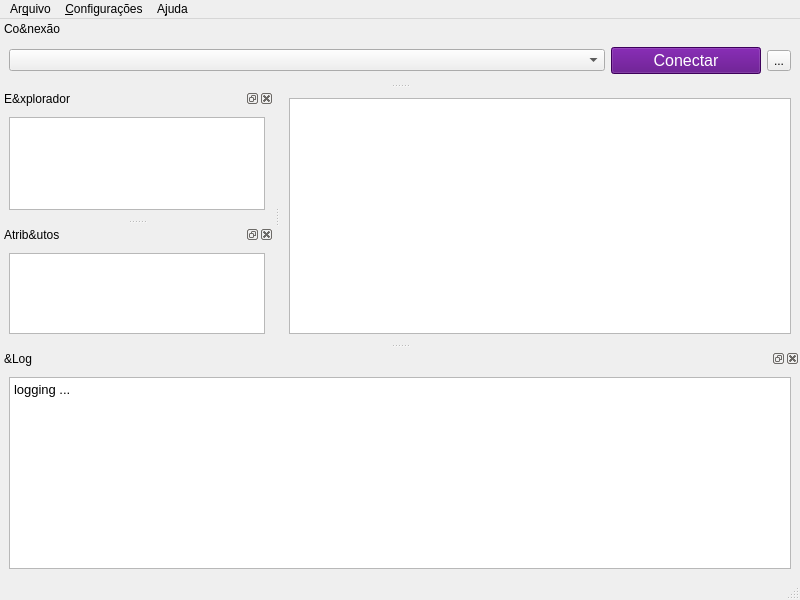
<?xml version="1.0" encoding="UTF-8"?>
<ui version="4.0">
 <class>MainWindow</class>
 <widget class="QMainWindow" name="MainWindow">
  <property name="geometry">
   <rect>
    <x>0</x>
    <y>0</y>
    <width>800</width>
    <height>600</height>
   </rect>
  </property>
  <property name="windowTitle">
   <string>MainWindow</string>
  </property>
  <widget class="QWidget" name="centralwidget">
   <layout class="QGridLayout" name="gridLayout">
    <item row="0" column="0">
     <widget class="QTableWidget" name="tableWidget"/>
    </item>
   </layout>
  </widget>
  <widget class="QMenuBar" name="menubar">
   <property name="geometry">
    <rect>
     <x>0</x>
     <y>0</y>
     <width>801</width>
     <height>30</height>
    </rect>
   </property>
   <widget class="QMenu" name="menuArquivo">
    <property name="title">
     <string>Ar&amp;quivo</string>
    </property>
    <addaction name="actionConsulta"/>
   </widget>
   <widget class="QMenu" name="menuConfigura_es">
    <property name="title">
     <string>&amp;Configurações</string>
    </property>
    <widget class="QMenu" name="menuDocks">
     <property name="title">
      <string>&amp;Docks</string>
     </property>
     <addaction name="actionExplorador"/>
     <addaction name="actionAtributos"/>
     <addaction name="actionLog"/>
    </widget>
    <addaction name="menuDocks"/>
    <addaction name="separator"/>
    <addaction name="actionBanco_de_Dados"/>
    <addaction name="actionPreferencias"/>
   </widget>
   <widget class="QMenu" name="menuAjuda">
    <property name="title">
     <string>A&amp;juda</string>
    </property>
    <addaction name="actionSobre"/>
   </widget>
   <addaction name="menuArquivo"/>
   <addaction name="menuConfigura_es"/>
   <addaction name="menuAjuda"/>
  </widget>
  <widget class="QStatusBar" name="statusbar"/>
  <widget class="QDockWidget" name="loggerDock">
   <property name="minimumSize">
    <size>
     <width>100</width>
     <height>0</height>
    </size>
   </property>
   <property name="windowTitle">
    <string>&amp;Log</string>
   </property>
   <attribute name="dockWidgetArea">
    <number>8</number>
   </attribute>
   <widget class="QWidget" name="dockWidgetContents">
    <layout class="QGridLayout" name="gridLayout_2">
     <item row="0" column="0">
      <widget class="QTextEdit" name="textEdit">
       <property name="minimumSize">
        <size>
         <width>0</width>
         <height>30</height>
        </size>
       </property>
       <property name="undoRedoEnabled">
        <bool>false</bool>
       </property>
       <property name="readOnly">
        <bool>true</bool>
       </property>
       <property name="html">
        <string>&lt;!DOCTYPE HTML PUBLIC &quot;-//W3C//DTD HTML 4.0//EN&quot; &quot;http://www.w3.org/TR/REC-html40/strict.dtd&quot;&gt;
&lt;html&gt;&lt;head&gt;&lt;meta name=&quot;qrichtext&quot; content=&quot;1&quot; /&gt;&lt;style type=&quot;text/css&quot;&gt;
p, li { white-space: pre-wrap; }
&lt;/style&gt;&lt;/head&gt;&lt;body style=&quot; font-family:'Roboto'; font-size:10pt; font-weight:400; font-style:normal;&quot;&gt;
&lt;p style=&quot; margin-top:0px; margin-bottom:0px; margin-left:0px; margin-right:0px; -qt-block-indent:0; text-indent:0px;&quot;&gt;logging ...&lt;/p&gt;&lt;/body&gt;&lt;/html&gt;</string>
       </property>
      </widget>
     </item>
    </layout>
   </widget>
  </widget>
  <widget class="QDockWidget" name="explorerDock">
   <property name="minimumSize">
    <size>
     <width>100</width>
     <height>130</height>
    </size>
   </property>
   <property name="windowTitle">
    <string>E&amp;xplorador</string>
   </property>
   <attribute name="dockWidgetArea">
    <number>1</number>
   </attribute>
   <widget class="QWidget" name="dockWidgetContents_2">
    <layout class="QGridLayout" name="gridLayout_3">
     <item row="0" column="0">
      <widget class="QTreeView" name="treeView"/>
     </item>
    </layout>
   </widget>
  </widget>
  <widget class="QDockWidget" name="connectionDock">
   <property name="sizePolicy">
    <sizepolicy hsizetype="Preferred" vsizetype="Minimum">
     <horstretch>0</horstretch>
     <verstretch>0</verstretch>
    </sizepolicy>
   </property>
   <property name="features">
    <set>QDockWidget::DockWidgetMovable</set>
   </property>
   <property name="allowedAreas">
    <set>Qt::BottomDockWidgetArea|Qt::TopDockWidgetArea</set>
   </property>
   <property name="windowTitle">
    <string>Co&amp;nexão</string>
   </property>
   <attribute name="dockWidgetArea">
    <number>4</number>
   </attribute>
   <widget class="QWidget" name="dockWidgetContents_3">
    <layout class="QHBoxLayout" name="horizontalLayout">
     <item>
      <widget class="QComboBox" name="comboBox"/>
     </item>
     <item>
      <widget class="QPushButton" name="pushButton">
       <property name="sizePolicy">
        <sizepolicy hsizetype="Fixed" vsizetype="Fixed">
         <horstretch>0</horstretch>
         <verstretch>0</verstretch>
        </sizepolicy>
       </property>
       <property name="minimumSize">
        <size>
         <width>150</width>
         <height>0</height>
        </size>
       </property>
       <property name="palette">
        <palette>
         <active>
          <colorrole role="WindowText">
           <brush brushstyle="SolidPattern">
            <color alpha="255">
             <red>255</red>
             <green>255</green>
             <blue>255</blue>
            </color>
           </brush>
          </colorrole>
          <colorrole role="Button">
           <brush brushstyle="SolidPattern">
            <color alpha="255">
             <red>85</red>
             <green>0</green>
             <blue>127</blue>
            </color>
           </brush>
          </colorrole>
          <colorrole role="Light">
           <brush brushstyle="SolidPattern">
            <color alpha="255">
             <red>128</red>
             <green>0</green>
             <blue>191</blue>
            </color>
           </brush>
          </colorrole>
          <colorrole role="Midlight">
           <brush brushstyle="SolidPattern">
            <color alpha="255">
             <red>106</red>
             <green>0</green>
             <blue>159</blue>
            </color>
           </brush>
          </colorrole>
          <colorrole role="Dark">
           <brush brushstyle="SolidPattern">
            <color alpha="255">
             <red>42</red>
             <green>0</green>
             <blue>63</blue>
            </color>
           </brush>
          </colorrole>
          <colorrole role="Mid">
           <brush brushstyle="SolidPattern">
            <color alpha="255">
             <red>56</red>
             <green>0</green>
             <blue>84</blue>
            </color>
           </brush>
          </colorrole>
          <colorrole role="Text">
           <brush brushstyle="SolidPattern">
            <color alpha="255">
             <red>255</red>
             <green>255</green>
             <blue>255</blue>
            </color>
           </brush>
          </colorrole>
          <colorrole role="BrightText">
           <brush brushstyle="SolidPattern">
            <color alpha="255">
             <red>255</red>
             <green>255</green>
             <blue>255</blue>
            </color>
           </brush>
          </colorrole>
          <colorrole role="ButtonText">
           <brush brushstyle="SolidPattern">
            <color alpha="255">
             <red>255</red>
             <green>255</green>
             <blue>255</blue>
            </color>
           </brush>
          </colorrole>
          <colorrole role="Base">
           <brush brushstyle="SolidPattern">
            <color alpha="255">
             <red>0</red>
             <green>0</green>
             <blue>0</blue>
            </color>
           </brush>
          </colorrole>
          <colorrole role="Window">
           <brush brushstyle="SolidPattern">
            <color alpha="255">
             <red>85</red>
             <green>0</green>
             <blue>127</blue>
            </color>
           </brush>
          </colorrole>
          <colorrole role="Shadow">
           <brush brushstyle="SolidPattern">
            <color alpha="255">
             <red>0</red>
             <green>0</green>
             <blue>0</blue>
            </color>
           </brush>
          </colorrole>
          <colorrole role="AlternateBase">
           <brush brushstyle="SolidPattern">
            <color alpha="255">
             <red>42</red>
             <green>0</green>
             <blue>63</blue>
            </color>
           </brush>
          </colorrole>
          <colorrole role="ToolTipBase">
           <brush brushstyle="SolidPattern">
            <color alpha="255">
             <red>255</red>
             <green>255</green>
             <blue>220</blue>
            </color>
           </brush>
          </colorrole>
          <colorrole role="ToolTipText">
           <brush brushstyle="SolidPattern">
            <color alpha="255">
             <red>0</red>
             <green>0</green>
             <blue>0</blue>
            </color>
           </brush>
          </colorrole>
         </active>
         <inactive>
          <colorrole role="WindowText">
           <brush brushstyle="SolidPattern">
            <color alpha="255">
             <red>255</red>
             <green>255</green>
             <blue>255</blue>
            </color>
           </brush>
          </colorrole>
          <colorrole role="Button">
           <brush brushstyle="SolidPattern">
            <color alpha="255">
             <red>85</red>
             <green>0</green>
             <blue>127</blue>
            </color>
           </brush>
          </colorrole>
          <colorrole role="Light">
           <brush brushstyle="SolidPattern">
            <color alpha="255">
             <red>128</red>
             <green>0</green>
             <blue>191</blue>
            </color>
           </brush>
          </colorrole>
          <colorrole role="Midlight">
           <brush brushstyle="SolidPattern">
            <color alpha="255">
             <red>106</red>
             <green>0</green>
             <blue>159</blue>
            </color>
           </brush>
          </colorrole>
          <colorrole role="Dark">
           <brush brushstyle="SolidPattern">
            <color alpha="255">
             <red>42</red>
             <green>0</green>
             <blue>63</blue>
            </color>
           </brush>
          </colorrole>
          <colorrole role="Mid">
           <brush brushstyle="SolidPattern">
            <color alpha="255">
             <red>56</red>
             <green>0</green>
             <blue>84</blue>
            </color>
           </brush>
          </colorrole>
          <colorrole role="Text">
           <brush brushstyle="SolidPattern">
            <color alpha="255">
             <red>255</red>
             <green>255</green>
             <blue>255</blue>
            </color>
           </brush>
          </colorrole>
          <colorrole role="BrightText">
           <brush brushstyle="SolidPattern">
            <color alpha="255">
             <red>255</red>
             <green>255</green>
             <blue>255</blue>
            </color>
           </brush>
          </colorrole>
          <colorrole role="ButtonText">
           <brush brushstyle="SolidPattern">
            <color alpha="255">
             <red>255</red>
             <green>255</green>
             <blue>255</blue>
            </color>
           </brush>
          </colorrole>
          <colorrole role="Base">
           <brush brushstyle="SolidPattern">
            <color alpha="255">
             <red>0</red>
             <green>0</green>
             <blue>0</blue>
            </color>
           </brush>
          </colorrole>
          <colorrole role="Window">
           <brush brushstyle="SolidPattern">
            <color alpha="255">
             <red>85</red>
             <green>0</green>
             <blue>127</blue>
            </color>
           </brush>
          </colorrole>
          <colorrole role="Shadow">
           <brush brushstyle="SolidPattern">
            <color alpha="255">
             <red>0</red>
             <green>0</green>
             <blue>0</blue>
            </color>
           </brush>
          </colorrole>
          <colorrole role="AlternateBase">
           <brush brushstyle="SolidPattern">
            <color alpha="255">
             <red>42</red>
             <green>0</green>
             <blue>63</blue>
            </color>
           </brush>
          </colorrole>
          <colorrole role="ToolTipBase">
           <brush brushstyle="SolidPattern">
            <color alpha="255">
             <red>255</red>
             <green>255</green>
             <blue>220</blue>
            </color>
           </brush>
          </colorrole>
          <colorrole role="ToolTipText">
           <brush brushstyle="SolidPattern">
            <color alpha="255">
             <red>0</red>
             <green>0</green>
             <blue>0</blue>
            </color>
           </brush>
          </colorrole>
         </inactive>
         <disabled>
          <colorrole role="WindowText">
           <brush brushstyle="SolidPattern">
            <color alpha="255">
             <red>42</red>
             <green>0</green>
             <blue>63</blue>
            </color>
           </brush>
          </colorrole>
          <colorrole role="Button">
           <brush brushstyle="SolidPattern">
            <color alpha="255">
             <red>85</red>
             <green>0</green>
             <blue>127</blue>
            </color>
           </brush>
          </colorrole>
          <colorrole role="Light">
           <brush brushstyle="SolidPattern">
            <color alpha="255">
             <red>128</red>
             <green>0</green>
             <blue>191</blue>
            </color>
           </brush>
          </colorrole>
          <colorrole role="Midlight">
           <brush brushstyle="SolidPattern">
            <color alpha="255">
             <red>106</red>
             <green>0</green>
             <blue>159</blue>
            </color>
           </brush>
          </colorrole>
          <colorrole role="Dark">
           <brush brushstyle="SolidPattern">
            <color alpha="255">
             <red>42</red>
             <green>0</green>
             <blue>63</blue>
            </color>
           </brush>
          </colorrole>
          <colorrole role="Mid">
           <brush brushstyle="SolidPattern">
            <color alpha="255">
             <red>56</red>
             <green>0</green>
             <blue>84</blue>
            </color>
           </brush>
          </colorrole>
          <colorrole role="Text">
           <brush brushstyle="SolidPattern">
            <color alpha="255">
             <red>42</red>
             <green>0</green>
             <blue>63</blue>
            </color>
           </brush>
          </colorrole>
          <colorrole role="BrightText">
           <brush brushstyle="SolidPattern">
            <color alpha="255">
             <red>255</red>
             <green>255</green>
             <blue>255</blue>
            </color>
           </brush>
          </colorrole>
          <colorrole role="ButtonText">
           <brush brushstyle="SolidPattern">
            <color alpha="255">
             <red>42</red>
             <green>0</green>
             <blue>63</blue>
            </color>
           </brush>
          </colorrole>
          <colorrole role="Base">
           <brush brushstyle="SolidPattern">
            <color alpha="255">
             <red>85</red>
             <green>0</green>
             <blue>127</blue>
            </color>
           </brush>
          </colorrole>
          <colorrole role="Window">
           <brush brushstyle="SolidPattern">
            <color alpha="255">
             <red>85</red>
             <green>0</green>
             <blue>127</blue>
            </color>
           </brush>
          </colorrole>
          <colorrole role="Shadow">
           <brush brushstyle="SolidPattern">
            <color alpha="255">
             <red>0</red>
             <green>0</green>
             <blue>0</blue>
            </color>
           </brush>
          </colorrole>
          <colorrole role="AlternateBase">
           <brush brushstyle="SolidPattern">
            <color alpha="255">
             <red>85</red>
             <green>0</green>
             <blue>127</blue>
            </color>
           </brush>
          </colorrole>
          <colorrole role="ToolTipBase">
           <brush brushstyle="SolidPattern">
            <color alpha="255">
             <red>255</red>
             <green>255</green>
             <blue>220</blue>
            </color>
           </brush>
          </colorrole>
          <colorrole role="ToolTipText">
           <brush brushstyle="SolidPattern">
            <color alpha="255">
             <red>0</red>
             <green>0</green>
             <blue>0</blue>
            </color>
           </brush>
          </colorrole>
         </disabled>
        </palette>
       </property>
       <property name="font">
        <font>
         <pointsize>12</pointsize>
         <weight>50</weight>
         <bold>false</bold>
        </font>
       </property>
       <property name="text">
        <string>Conectar</string>
       </property>
      </widget>
     </item>
     <item>
      <widget class="QToolButton" name="toolButton">
       <property name="text">
        <string>...</string>
       </property>
      </widget>
     </item>
    </layout>
   </widget>
  </widget>
  <widget class="QDockWidget" name="attributesDock">
   <property name="windowTitle">
    <string>Atrib&amp;utos</string>
   </property>
   <attribute name="dockWidgetArea">
    <number>1</number>
   </attribute>
   <widget class="QWidget" name="dockWidgetContents_5">
    <layout class="QGridLayout" name="gridLayout_5">
     <item row="0" column="0">
      <widget class="QTreeView" name="treeView_2"/>
     </item>
    </layout>
   </widget>
  </widget>
  <action name="actionBanco_de_Dados">
   <property name="text">
    <string>&amp;Banco de Dados</string>
   </property>
  </action>
  <action name="actionPreferencias">
   <property name="text">
    <string>&amp;Preferências</string>
   </property>
  </action>
  <action name="actionExplorador">
   <property name="text">
    <string>&amp;Explorador</string>
   </property>
  </action>
  <action name="actionLog">
   <property name="text">
    <string>&amp;Log</string>
   </property>
  </action>
  <action name="actionAtributos">
   <property name="text">
    <string>&amp;Atributos</string>
   </property>
  </action>
  <action name="actionSobre">
   <property name="text">
    <string>&amp;Sobre</string>
   </property>
  </action>
  <action name="actionConsulta">
   <property name="text">
    <string>&amp;Consulta</string>
   </property>
  </action>
 </widget>
 <resources/>
 <connections/>
</ui>
